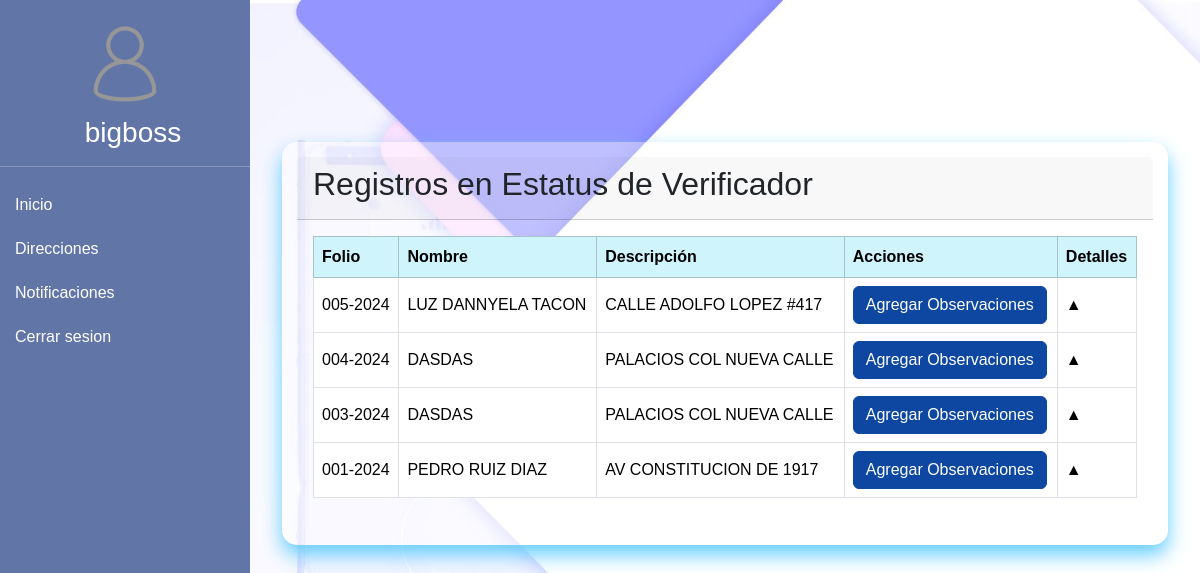
/php/verificador/verificador.php (signed in), run on the app's committed database.
### tables this page shows
CREATE TABLE `formulario` (
  `folio` varchar(11) NOT NULL,
  `nombre_propietario` varchar(100) NOT NULL,
  `direccion` varchar(255) NOT NULL,
  `localidad` varchar(100) NOT NULL,
  `tipo_tramite` varchar(100) NOT NULL,
  `fecha_ingreso` date NOT NULL,
  `nombre_solicitante` varchar(100) NOT NULL,
  `telefono` varchar(15) NOT NULL,
  `correo` varchar(100) NOT NULL,
  `usuario_recibe` varchar(100) NOT NULL,
  `observaciones` text DEFAULT NULL,
  `fecha_entrega_estimada` date DEFAULT NULL,
  `ubicacion` varchar(255) DEFAULT NULL,
  `img_escrituras` varchar(255) DEFAULT NULL,
  `img_credencial` varchar(100) DEFAULT NULL,
  `estatus` varchar(30) NOT NULL,
  `created_at` timestamp NOT NULL DEFAULT current_timestamp(),
  `updated_at` timestamp NOT NULL DEFAULT current_timestamp() ON UPDATE current_timestamp(),
  `cord_lat` varchar(30) NOT NULL,
  `cord_long` varchar(30) NOT NULL
);

### php/verificador/usuario.php (called while the page is built, shortened)
<?php
$conn = connection();
$sql = "SELECT * FROM `formulario` WHERE estatus = 'verificador' ORDER BY `folio` DESC";
$result = $conn->query($sql);
?>

### php/verificador/verificador.php (the view, shortened to what this page needs)
<?php
 include('usuario.php');
?>
<!DOCTYPE html>
<html lang="en">
<head>
    <link href="https://cdn.jsdelivr.net/npm/bootstrap@5.3.2/dist/css/bootstrap.min.css" rel="stylesheet">
    <link rel="stylesheet" href="../../css/globals.css">
</head>
<body>
    <?php include('sidenav.php'); ?>
    <div class="content">
        <div class="card">
            <div class="card-header">
                <h2>Registros en Estatus de Verificador</h2>
            </div>
            <div class="card-body">
                <table class="table table-bordered table">
                    <thead class="table-info">
                        <tr>
                            <th>Folio</th>
                            <th>Nombre</th>
                            <th>Descripción</th>
                            <th>Acciones</th>
                            <th>Detalles</th>
                        </tr>
                    </thead>
                    <tbody>
                        <?php if ($result && $result->num_rows > 0): ?>
                            <?php while ($row = $result->fetch_assoc()): ?>
                                <tr>
                                    <td><?php echo htmlspecialchars($row['folio']); ?></td>
                                    <td><?php echo htmlspecialchars($row['nombre_propietario']); ?></td>
                                    <td><?php echo htmlspecialchars($row['direccion']); ?></td>
                                    <td>
                                        <?php if ($row['estatus'] !== 'ventanilla'): ?>
                                            <button type="button" class="btn btn-primary" data-bs-toggle="modal" data-bs-target="#modal-<?php echo htmlspecialchars($row['folio']); ?>">
                                                <i class="bi bi-pencil"></i> Agregar Observaciones
                                            </button>
                                        <?php endif; ?>
                                    </td>
                                    <td>
                                        <span class="collapse-toggle" data-bs-toggle="collapse" data-bs-target="#details-<?php echo htmlspecialchars($row['folio']); ?>" aria-expanded="false" aria-controls="details-<?php echo htmlspecialchars($row['folio']); ?>">
                                            &#9650;
                                        </span>
                                    </td>
                                </tr>
                            <?php endwhile; ?>
                        <?php else: ?>
                            <tr>
                                <td colspan="5">No se encontraron registros.</td>
                            </tr>
                        <?php endif; ?>
                    </tbody>
                </table>
            </div>
        </div>
    </div>
</body>
</html>

### css/globals.css (style rules this page uses)
*, *::before, *::after { box-sizing: border-box; margin: 0; padding: 0; }
body { font-family: system-ui, -apple-system, BlinkMacSystemFont, 'Segoe UI', Roboto, Oxygen, Ubuntu, Cantarell, 'Open Sans', 'Helvetica Neue', sans-serif; background-image: url(../img/bg.jpg); background-size: cover; }

### php/verificador/verificador.php (style rules this page uses)
body { background-color: #f0f2f5; font-family: Arial, sans-serif; margin: 0; padding: 0; }
.content { margin-top: 80px; padding: 2rem; width: 100%; max-width: calc(100% - 250px); }
.card { border: none; border-radius: 15px; box-shadow: 0 10px 20px rgba(100, 205, 255, 1); background-color: rgba(255, 255, 255, 0.4); margin-top: 30px; padding: 15px; }
.btn-primary { background-color: #0d47a1; border-color: #0d47a1; transition: none; }
.collapse-toggle { cursor: pointer; }

### php/verificador/sidenav.php (style rules this page uses)
body { background-color: #f0f2f5; font-family: Arial, sans-serif; }
.content { margin-left: 250px; padding: 2rem; }
.table th, .table td { vertical-align: middle; }

### data on the page
formulario: folio "005-2024", nombre_propietario "LUZ DANNYELA TACON", direccion "CALLE ADOLFO LOPEZ #417"
formulario: folio "004-2024", nombre_propietario "DASDAS", direccion "PALACIOS COL NUEVA CALLE"
formulario: folio "003-2024", nombre_propietario "DASDAS", direccion "PALACIOS COL NUEVA CALLE"
formulario: folio "001-2024", nombre_propietario "PEDRO RUIZ DIAZ", direccion "AV CONSTITUCION DE 1917"

### other printed values
$username "bigboss"
